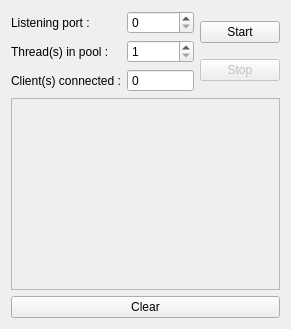
<?xml version="1.0" encoding="UTF-8"?>
<ui version="4.0">
 <class>MainWindow</class>
 <widget class="QWidget" name="MainWindow">
  <property name="windowTitle">
   <string>Server Documents</string>
  </property>
  <layout class="QVBoxLayout" name="verticalLayoutBody">
   <item>
    <layout class="QHBoxLayout" name="horizontalLayoutHeader">
     <item>
      <layout class="QGridLayout" name="gridLayoutHeaderLeft">
       <item row="0" column="0">
        <widget class="QLabel" name="labelPort">
         <property name="text">
          <string>Listening port :</string>
         </property>
        </widget>
       </item>
       <item row="0" column="1">
        <widget class="QSpinBox" name="spinBoxPort">
         <property name="accelerated">
          <bool>true</bool>
         </property>
         <property name="maximum">
          <number>99999999</number>
         </property>
        </widget>
       </item>
       <item row="1" column="0">
        <widget class="QLabel" name="labelThreadsPool">
         <property name="text">
          <string>Thread(s) in pool :</string>
         </property>
        </widget>
       </item>
       <item row="1" column="1">
        <widget class="QSpinBox" name="spinBoxThreadsPool">
         <property name="accelerated">
          <bool>true</bool>
         </property>
         <property name="minimum">
          <number>1</number>
         </property>
         <property name="maximum">
          <number>99999999</number>
         </property>
        </widget>
       </item>
       <item row="2" column="0">
        <widget class="QLabel" name="labelClientsCount">
         <property name="text">
          <string>Client(s) connected :</string>
         </property>
        </widget>
       </item>
       <item row="2" column="1">
        <widget class="QSpinBox" name="spinBoxClientsCount">
         <property name="readOnly">
          <bool>true</bool>
         </property>
         <property name="buttonSymbols">
          <enum>QAbstractSpinBox::NoButtons</enum>
         </property>
        </widget>
       </item>
      </layout>
     </item>
     <item>
      <layout class="QGridLayout" name="gridLayoutHeaderRight">
       <item row="0" column="0">
        <widget class="QPushButton" name="pushButtonStart">
         <property name="text">
          <string>Start</string>
         </property>
        </widget>
       </item>
       <item row="1" column="0">
        <widget class="QPushButton" name="pushButtonStop">
         <property name="enabled">
          <bool>false</bool>
         </property>
         <property name="text">
          <string>Stop</string>
         </property>
        </widget>
       </item>
      </layout>
     </item>
    </layout>
   </item>
   <item>
    <widget class="QPlainTextEdit" name="plainTextEditConsole">
     <property name="enabled">
      <bool>false</bool>
     </property>
     <property name="readOnly">
      <bool>true</bool>
     </property>
    </widget>
   </item>
   <item>
    <widget class="QPushButton" name="pushButtonClear">
     <property name="text">
      <string>Clear</string>
     </property>
    </widget>
   </item>
  </layout>
 </widget>
 <layoutdefault spacing="6" margin="11"/>
 <resources/>
 <connections/>
</ui>
